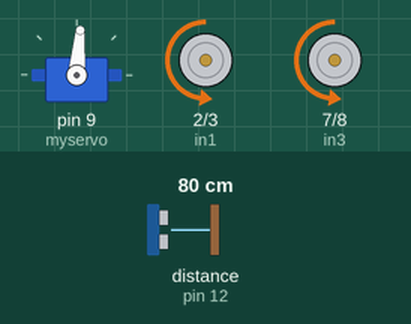
This sketch was run on a simulated Arduino Uno, built with avr-gcc and run on an emulated ATmega328P. Parts: servo, motor-driver pin pairs drawn as motors (green arrow = first pin HIGH = forward, orange = second pin HIGH = backward, longer = more drive, scaled by the enable pin). Wiring (inferred from the names in the program): ultrasonic range finder: trigger pin 11; echo pin 12. The test bench sets the inputs (shaded band); at power-on: distance to the obstacle (sensor on pin 12) 80 cm. The echo pulse lasts 58.3 µs per cm.

Above: at 1.2 s.
1.3 s: distance to the obstacle (sensor on pin 12) set to 34 cm
2.8 s: distance to the obstacle (sensor on pin 12) set to 29 cm
At 2.95 s:
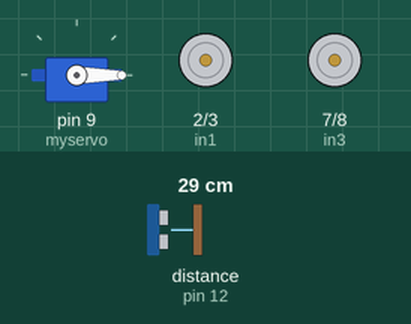
At 4.3 s:
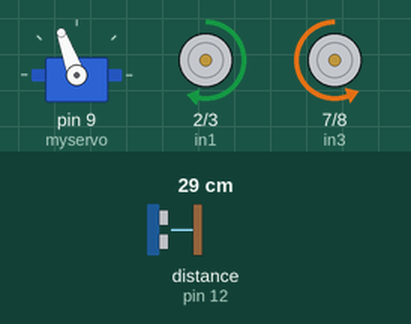
5.8 s: distance to the obstacle (sensor on pin 12) set to 2 cm
At 8.5 s:
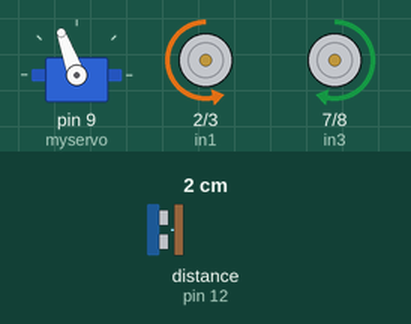
8.8 s: distance to the obstacle (sensor on pin 12) set to 5 cm
At 9.64 s:
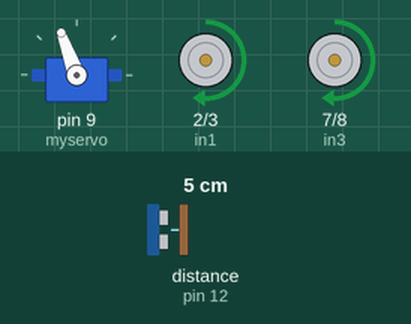
11.8 s: distance to the obstacle (sensor on pin 12) set to 10 cm
14.8 s: distance to the obstacle (sensor on pin 12) set to 13 cm
Timing chart, 0 to 18.8 s (numbered marks = the images above; inputs shaded):
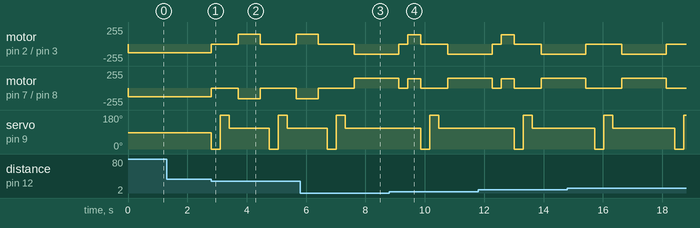

The sketch:

Object_Avoidance_Robot.ino
```cpp
#include <Servo.h>
#define in1 2  //Right motor pole 1
#define in2 3  //Right motor pole 2
#define in3 7  //left motor pole 1
#define in4 8  //left motor pole 1
#define ena 5  //Right motor speed
#define enb 6  //Right motor speed
Servo myservo;  // create servo object to control a servo
int pos = 0;    // variable to store the servo position
const int trigPin = 11;//Trigger Pin of Ultrasonic
const int echoPin = 12;//Echo Pin of Ultrasonic
long duration;//used by ultrasonic Function
int distance,Cdistance,Rdistance,Ldistance;//Cdistance=center Distance Rdistance=Right Distance Ldistance=Left Distance
void setup()
{
  pinMode(in1,OUTPUT);
  pinMode(in2,OUTPUT);
  pinMode(in3,OUTPUT);
  pinMode(in4,OUTPUT);
  pinMode(ena,OUTPUT);
  pinMode(enb,OUTPUT);
  pinMode(trigPin, OUTPUT); // Sets the trigPin as an Output
  pinMode(echoPin, INPUT); // Sets the echoPin as an Input
  myservo.attach(9);  // attaches the servo on pin 9 to the servo object
  myservo.write(85);  // Initial Pos of Servo at center
}

void loop()
{
  Cdistance=ultrasonic();//take ultrasonic distance value
  if(Cdistance>30)//if greater than 30 Cm
  {
    forward();//go to forward
  }else
  {
    if(Cdistance<=10&&Cdistance>2)reverse();// if close to object reverse to get more space to change orientation
    off();                   //stop robot
    myservo.write(0);       //Turn servo Right
    delay(300);
    Rdistance=ultrasonic();  //get ultrasonic value at right
    myservo.write(180);      // Turn servo Left
    delay(300);
    Ldistance=ultrasonic();  //get ultrasonic value at left
    myservo.write(110);       //return to center pos
    delay(300);
    comparison(Rdistance, Ldistance); //go to Comparasion function
    off();                    // stop after execute Comparison function action
    delay(300);
  }
  // reset all variables
  Rdistance=0;
  Ldistance=0;
  Cdistance=0;
}

int ultrasonic(void)//get distance captured by ultrasonic sensor
{
  distance=0;
  // Clears the trigPin
digitalWrite(trigPin, LOW);
delayMicroseconds(2);
// Sets the trigPin on HIGH state for 10 micro seconds
digitalWrite(trigPin, HIGH);
delayMicroseconds(10);
digitalWrite(trigPin, LOW);
// Reads the echoPin, returns the sound wave travel time in microseconds
duration = pulseIn(echoPin, HIGH);
// Calculating the distance
distance= duration*0.034/2;
return distance;
}

void comparison(int r, int l)//compare values of right and left Servo Pos
{
  if(r>25||l>25)
  {
   if(r>l||r==l)
   {
     Tright90();
   }else if(l>r)
   {
     Tleft90();
   }
  }else if(r<25&&l<25)
  {
    Tleft180();
  }
}
void forward()
{
  analogWrite(ena,130);
  analogWrite(enb,130);
  digitalWrite(in1,LOW);
  digitalWrite(in2,HIGH);
  digitalWrite(in3,LOW);
  digitalWrite(in4,HIGH);
}
void off()
{
  digitalWrite(in1,LOW);
  digitalWrite(in2,LOW);
  digitalWrite(in3,LOW);
  digitalWrite(in4,LOW);
}
void Tleft90()
{
  analogWrite(ena,160);
  analogWrite(enb,150);
  digitalWrite(in1,LOW);
  digitalWrite(in2,HIGH);
  digitalWrite(in3,HIGH);
  digitalWrite(in4,LOW);
  delay(650);
}
void Tright90()
{
  analogWrite(ena,150);
  analogWrite(enb,160);
  digitalWrite(in1,HIGH);
  digitalWrite(in2,LOW);
  digitalWrite(in3,LOW);
  digitalWrite(in4,HIGH);
  delay(750);
}

void Tleft180()
{
  analogWrite(ena,150);
  analogWrite(enb,150);
  digitalWrite(in1,LOW);
  digitalWrite(in2,HIGH);
  digitalWrite(in3,HIGH);
  digitalWrite(in4,LOW);
  delay(1500);
}
void reverse()
{
  analogWrite(ena,140);
  analogWrite(enb,140);
  digitalWrite(in1,HIGH);
  digitalWrite(in2,LOW);
  digitalWrite(in3,HIGH);
  digitalWrite(in4,LOW);
  delay(450);
}
```

Measured:
- the behaviour switches between 32 and 31 cm on distance to the obstacle (sensor on pin 12) (found by bisection; images 0 and 1)
- the behaviour switches between 3 and 4 cm on distance to the obstacle (sensor on pin 12) (found by bisection; images 3 and 4)
- after the input at 1.3 s, every drawn part: stays the same
- after the input at 2.8 s, motor on pin 2 (in1) / pin 3 (in2): backward 130/255 → stopped at once, → forward 150/255 0.90 s later, → stopped 0.75 s later, → forward 150/255 1.2 s later; motor on pin 7 (in3) / pin 8 (in4): backward 130/255 → stopped at once, → backward 160/255 0.90 s later, → stopped 0.75 s later, → backward 160/255 1.2 s later
